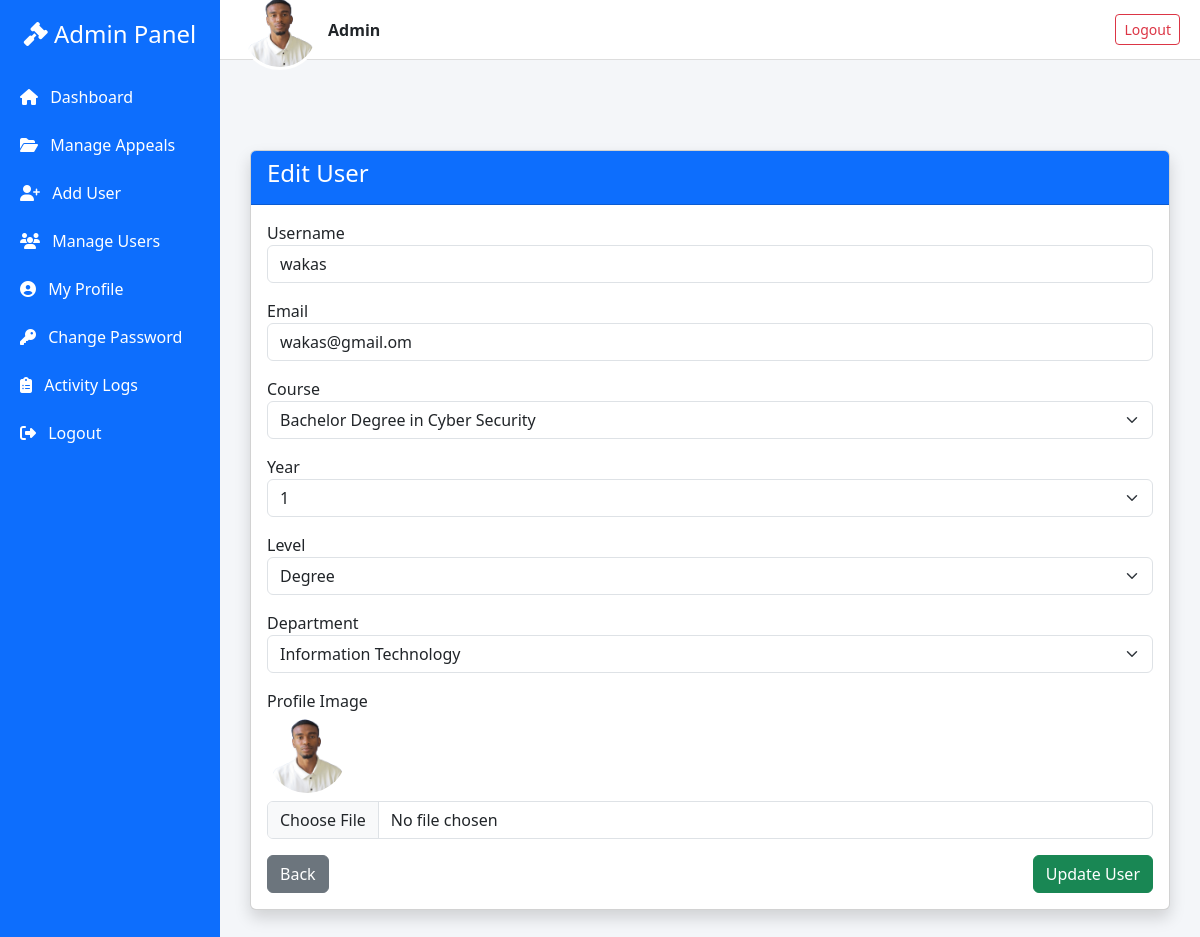
/admin/edit_user.php?id=4 (signed in), run on the app's committed database.
### tables this page shows
CREATE TABLE `users` (
  `id` int(11) NOT NULL,
  `username` varchar(100) NOT NULL,
  `email` varchar(100) NOT NULL,
  `address` varchar(255) NOT NULL,
  `phone` varchar(20) NOT NULL,
  `gender` enum('Male','Female') NOT NULL,
  `password` varchar(255) NOT NULL,
  `role` enum('admin','user') NOT NULL DEFAULT 'user',
  `created_at` timestamp NOT NULL DEFAULT current_timestamp(),
  `profile_image` varchar(255) DEFAULT 'default.png',
  `department` varchar(100) DEFAULT NULL,
  `course` varchar(100) DEFAULT NULL,
  `year` varchar(20) DEFAULT NULL,
  `level` varchar(50) DEFAULT NULL,
  `department_id` int(11) DEFAULT NULL
);

CREATE TABLE `courses` (
  `id` int(11) NOT NULL,
  `name` varchar(255) NOT NULL,
  `campus` varchar(100) NOT NULL
);

CREATE TABLE `departments` (
  `id` int(11) NOT NULL,
  `name` varchar(100) NOT NULL
);

### admin/edit_user.php (the view, shortened to what this page needs)
<?php
include '../db.php';
$user_id = $_GET['id'];
$departments = [];
$dept_stmt = $conn->prepare("SELECT id, name FROM departments");
$dept_stmt->execute();
$dept_result = $dept_stmt->get_result();
while ($row = $dept_result->fetch_assoc()) {
    $departments[] = $row;
}
$courses = [];
$course_stmt = $conn->prepare("SELECT id, name FROM courses");
$course_stmt->execute();
$course_result = $course_stmt->get_result();
while ($row = $course_result->fetch_assoc()) {
    $courses[] = $row;
}
$stmt = $conn->prepare("SELECT * FROM users WHERE id = ?");
$stmt->bind_param("i", $user_id);
$stmt->execute();
$result = $stmt->get_result();
$user = $result->fetch_assoc();
$profileImage = !empty($_SESSION['user']['profile_image']) ? $_SESSION['user']['profile_image'] : 'default.png';
?>
<!DOCTYPE html>
<html lang="en">
<head>
  <link href="https://cdn.jsdelivr.net/npm/bootstrap@5.3.3/dist/css/bootstrap.min.css" rel="stylesheet">
  <link href="https://cdnjs.cloudflare.com/ajax/libs/font-awesome/6.5.0/css/all.min.css" rel="stylesheet">
</head>
<body>
  <div class="sidebar">
    <h4 class="text-center mb-4"><i class="fas fa-gavel"></i> Admin Panel</h4>
    <a href="dashboard.php"><i class="fas fa-home me-2"></i> Dashboard</a>
    <a href="manage_appeals.php"><i class="fas fa-folder-open me-2"></i> Manage Appeals</a>
    <a href="add_user.php"><i class="fas fa-user-plus me-2"></i> Add User</a>
    <a href="manage_user.php"><i class="fas fa-users me-2"></i> Manage Users</a>
    <a href="profile.php"><i class="fas fa-user-circle me-2"></i> My Profile</a>
    <a href="change_password.php" class="bg-primary"><i class="fas fa-key me-2"></i> Change Password</a>
    <a href="view_logs.php"><i class="fas fa-clipboard-list me-2"></i> Activity Logs</a>
    <a href="../logout.php"><i class="fas fa-sign-out-alt me-2"></i> Logout</a>
  </div>
<div class="topbar">
  <div class="d-flex align-items-center gap-2">
    <img src="../image/<?= htmlspecialchars($profileImage) ?>" class="avatar" />
    <strong><?= htmlspecialchars($_SESSION['user']['username']) ?></strong>
  </div>
  <a href="../logout.php" class="btn btn-outline-danger btn-sm">Logout</a>
</div>
<div class="dashboard-content">
  <div class="card shadow">
    <div class="card-header bg-primary text-white">
      <h4>Edit User</h4>
    </div>
    <div class="card-body">
      <form method="POST" enctype="multipart/form-data">
        <div class="mb-3">
          <label>Username</label>
          <input type="text" name="username" class="form-control" value="<?= htmlspecialchars($user['username']) ?>" required>
        </div>
        <div class="mb-3">
          <label>Email</label>
          <input type="email" name="email" class="form-control" value="<?= htmlspecialchars($user['email']) ?>" required>
        </div>
        <div class="mb-3">
          <label>Course</label>
          <select name="course" class="form-select" required>
            <?php foreach ($courses as $course): ?>
              <option value="<?= $course['name'] ?>" <?= $user['course'] == $course['name'] ? 'selected' : '' ?>>
                <?= htmlspecialchars($course['name']) ?>
              </option>
            <?php endforeach; ?>
          </select>
        </div>
        <div class="mb-3">
          <label>Year</label>
          <select name="year" class="form-select" required>
            <?php for ($i = 1; $i <= 3; $i++): ?>
              <option value="<?= $i ?>" <?= $user['year'] == $i ? 'selected' : '' ?>><?= $i ?></option>
            <?php endfor; ?>
          </select>
        </div>
        <div class="mb-3">
          <label>Level</label>
          <select name="level" class="form-select" required>
            <?php
              $levels = ['Certificate', 'Diploma', 'Degree', 'Master', 'SPA', 'SPB', 'Other'];
              foreach ($levels as $level) {
                echo "<option value=\"$level\" " . ($user['level'] === $level ? 'selected' : '') . ">$level</option>";
              }
            ?>
          </select>
        </div>
        <div class="mb-3">
          <label>Department</label>
          <select name="department" class="form-select" required>
            <?php foreach ($departments as $dept): ?>
              <option value="<?= $dept['id'] ?>" <?= $user['department_id'] == $dept['id'] ? 'selected' : '' ?>>
                <?= htmlspecialchars($dept['name']) ?>
              </option>
            <?php endforeach; ?>
          </select>
        </div>
        <div class="mb-3">
          <label>Profile Image</label><br>
          <img src="../image/<?= htmlspecialchars($user['profile_image']) ?>" width="80" height="80" style="border-radius: 50%; object-fit: cover;">
          <input type="file" name="profile_image" class="form-control mt-2" accept="image/*">
        </div>
        <div class="d-flex justify-content-between">
          <a href="manage_users.php" class="btn btn-secondary">Back</a>
          <button type="submit" class="btn btn-success">Update User</button>
        </div>
      </form>
    </div>
  </div>
</div>
</body>
</html>

### admin/edit_user.php (style rules this page uses)
body { background-color: #f4f6f9; }
.sidebar { width: 220px; position: fixed; height: 100%; background: #0d6efd; color: white; padding-top: 20px; }
.sidebar a { color: white; display: block; padding: 12px 20px; text-decoration: none; }
.topbar { height: 60px; background: #ffffff; border-bottom: 1px solid #ddd; padding: 0 20px; margin-left: 220px; display: flex; align-items: center; justify-content: space-between; }
.dashboard-content { margin-left: 220px; padding: 30px; margin-top: 60px; }
.avatar { border-radius: 50%; width: 80px; height: 80px; object-fit: cover; border: 3px solid #fff; }

### data on the page
users: username "wakas", email "wakas@gmail.om", course "Bachelor Degree in Cyber Security", year "1", level "Degree", department "Information Technology", profile_image (picture)

### other printed values
$_SESSION['user']['username'] "Admin"
